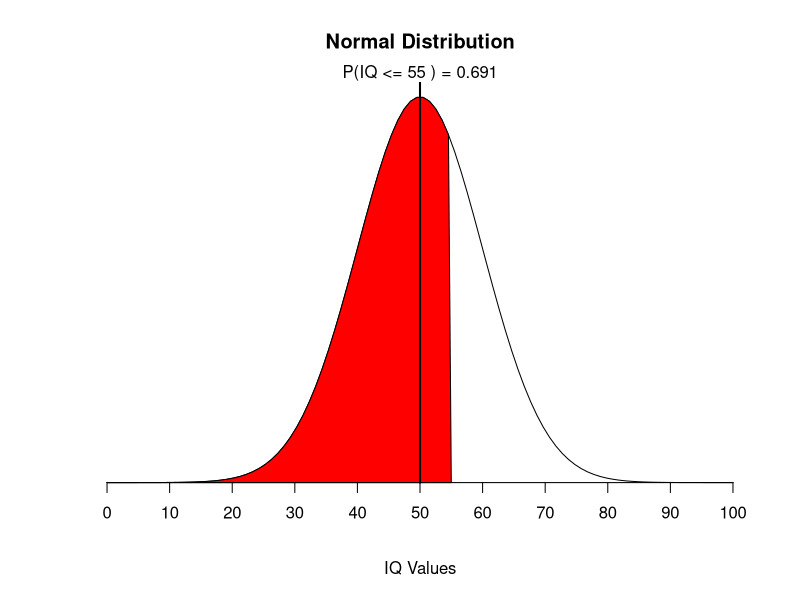

Write the R code that produced this figure.
## ---- chunk 1
      input <- data.frame(mean=50, sd=10, p=0.5)
      mean=input$mean 
      sd=input$sd
      lb=input$mean-5*input$sd
      ub=input$mean+input$p*input$sd    
      x <- seq(-5,5,length=100)*sd + mean
      hx <- dnorm(x,mean,sd)    
      plot(x, hx, type="n", xlab="IQ Values", ylab="", main="Normal Distribution", axes=FALSE)
      i <- x >= lb & x <= ub
      lines(x, hx)
      polygon(c(lb,x[i],ub), c(0,hx[i],0), col="red") 
      area <- pnorm(ub, mean, sd) - pnorm(lb, mean, sd)
      result <- paste("P(IQ <=",ub,") =",
      signif(area, digits=3))
      mtext(result,3)
      axis(1, at=seq(mean-5*sd, mean+5*sd, sd), pos=0)
      lines (c(mean,  mean),  c(0, mean ), col="black" ,lwd =2)
